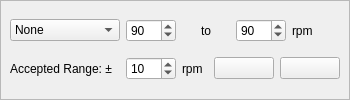
<?xml version="1.0" encoding="UTF-8"?>
<ui version="4.0">
 <class>CadenceEditor</class>
 <widget class="QWidget" name="CadenceEditor">
  <property name="geometry">
   <rect>
    <x>0</x>
    <y>0</y>
    <width>350</width>
    <height>100</height>
   </rect>
  </property>
  <property name="sizePolicy">
   <sizepolicy hsizetype="Preferred" vsizetype="Fixed">
    <horstretch>0</horstretch>
    <verstretch>0</verstretch>
   </sizepolicy>
  </property>
  <property name="minimumSize">
   <size>
    <width>0</width>
    <height>100</height>
   </size>
  </property>
  <property name="maximumSize">
   <size>
    <width>16777215</width>
    <height>100</height>
   </size>
  </property>
  <property name="windowTitle">
   <string>Form</string>
  </property>
  <layout class="QVBoxLayout" name="verticalLayout">
   <property name="spacing">
    <number>0</number>
   </property>
   <property name="leftMargin">
    <number>0</number>
   </property>
   <property name="topMargin">
    <number>0</number>
   </property>
   <property name="rightMargin">
    <number>0</number>
   </property>
   <property name="bottomMargin">
    <number>0</number>
   </property>
   <item>
    <widget class="QFrame" name="frame_border">
     <property name="frameShape">
      <enum>QFrame::StyledPanel</enum>
     </property>
     <property name="frameShadow">
      <enum>QFrame::Raised</enum>
     </property>
     <layout class="QGridLayout" name="gridLayout">
      <item row="0" column="0">
       <widget class="QComboBox" name="comboBox_cadence">
        <property name="sizePolicy">
         <sizepolicy hsizetype="Preferred" vsizetype="Fixed">
          <horstretch>0</horstretch>
          <verstretch>0</verstretch>
         </sizepolicy>
        </property>
        <property name="minimumSize">
         <size>
          <width>110</width>
          <height>0</height>
         </size>
        </property>
        <property name="maximumSize">
         <size>
          <width>110</width>
          <height>16777215</height>
         </size>
        </property>
        <item>
         <property name="text">
          <string>None</string>
         </property>
        </item>
        <item>
         <property name="text">
          <string>Flat</string>
         </property>
        </item>
        <item>
         <property name="text">
          <string>Progressive</string>
         </property>
        </item>
       </widget>
      </item>
      <item row="1" column="3">
       <widget class="QPushButton" name="pushButton_ok">
        <property name="minimumSize">
         <size>
          <width>60</width>
          <height>0</height>
         </size>
        </property>
        <property name="maximumSize">
         <size>
          <width>60</width>
          <height>16777215</height>
         </size>
        </property>
        <property name="toolTip">
         <string>Confirm</string>
        </property>
        <property name="text">
         <string/>
        </property>
        <property name="icon">
         <iconset resource="../MyResources.qrc">
          <normaloff>:/image/icon/check</normaloff>:/image/icon/check</iconset>
        </property>
       </widget>
      </item>
      <item row="0" column="1" colspan="3">
       <layout class="QHBoxLayout" name="horizontalLayout">
        <item>
         <widget class="QSpinBox" name="spinBox_cadenceStart">
          <property name="sizePolicy">
           <sizepolicy hsizetype="Preferred" vsizetype="Preferred">
            <horstretch>0</horstretch>
            <verstretch>0</verstretch>
           </sizepolicy>
          </property>
          <property name="minimumSize">
           <size>
            <width>50</width>
            <height>0</height>
           </size>
          </property>
          <property name="minimum">
           <number>1</number>
          </property>
          <property name="maximum">
           <number>200</number>
          </property>
          <property name="value">
           <number>90</number>
          </property>
         </widget>
        </item>
        <item>
         <widget class="QLabel" name="label_toCadenceTxt">
          <property name="text">
           <string>to</string>
          </property>
          <property name="alignment">
           <set>Qt::AlignCenter</set>
          </property>
         </widget>
        </item>
        <item>
         <widget class="QSpinBox" name="spinBox_cadenceEnd">
          <property name="sizePolicy">
           <sizepolicy hsizetype="Preferred" vsizetype="Preferred">
            <horstretch>0</horstretch>
            <verstretch>0</verstretch>
           </sizepolicy>
          </property>
          <property name="minimumSize">
           <size>
            <width>50</width>
            <height>0</height>
           </size>
          </property>
          <property name="minimum">
           <number>1</number>
          </property>
          <property name="maximum">
           <number>200</number>
          </property>
          <property name="value">
           <number>90</number>
          </property>
         </widget>
        </item>
        <item>
         <widget class="QLabel" name="label_cadenceRpmTxt">
          <property name="text">
           <string>rpm</string>
          </property>
         </widget>
        </item>
       </layout>
      </item>
      <item row="1" column="0" colspan="2">
       <layout class="QHBoxLayout" name="horizontalLayout_3">
        <item>
         <widget class="QLabel" name="label_acceptedCadence">
          <property name="sizePolicy">
           <sizepolicy hsizetype="Minimum" vsizetype="Preferred">
            <horstretch>0</horstretch>
            <verstretch>0</verstretch>
           </sizepolicy>
          </property>
          <property name="minimumSize">
           <size>
            <width>110</width>
            <height>0</height>
           </size>
          </property>
          <property name="text">
           <string>Accepted Range: ±</string>
          </property>
         </widget>
        </item>
        <item>
         <widget class="QSpinBox" name="spinBox_rangeCadence">
          <property name="sizePolicy">
           <sizepolicy hsizetype="Preferred" vsizetype="Preferred">
            <horstretch>0</horstretch>
            <verstretch>0</verstretch>
           </sizepolicy>
          </property>
          <property name="minimumSize">
           <size>
            <width>50</width>
            <height>0</height>
           </size>
          </property>
          <property name="minimum">
           <number>1</number>
          </property>
          <property name="value">
           <number>10</number>
          </property>
         </widget>
        </item>
        <item>
         <widget class="QLabel" name="label_accptedRpmTxt">
          <property name="text">
           <string>rpm</string>
          </property>
         </widget>
        </item>
       </layout>
      </item>
      <item row="1" column="2">
       <widget class="QPushButton" name="pushButton_default">
        <property name="minimumSize">
         <size>
          <width>60</width>
          <height>0</height>
         </size>
        </property>
        <property name="maximumSize">
         <size>
          <width>60</width>
          <height>16777215</height>
         </size>
        </property>
        <property name="toolTip">
         <string>Reset to default</string>
        </property>
        <property name="text">
         <string/>
        </property>
        <property name="icon">
         <iconset resource="../MyResources.qrc">
          <normaloff>:/image/icon/delete</normaloff>:/image/icon/delete</iconset>
        </property>
       </widget>
      </item>
     </layout>
    </widget>
   </item>
  </layout>
 </widget>
 <resources>
  <include location="../MyResources.qrc"/>
 </resources>
 <connections/>
</ui>
